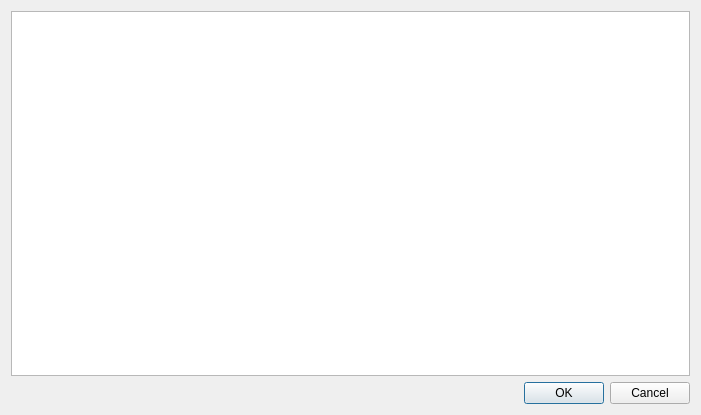
<?xml version="1.0" encoding="UTF-8"?>
<ui version="4.0">
 <class>DialogReferenceEditor</class>
 <widget class="QDialog" name="DialogReferenceEditor">
  <property name="geometry">
   <rect>
    <x>0</x>
    <y>0</y>
    <width>701</width>
    <height>415</height>
   </rect>
  </property>
  <property name="windowTitle">
   <string>Reference Editor</string>
  </property>
  <layout class="QGridLayout" name="gridLayout">
   <item row="0" column="0">
    <widget class="QTableWidget" name="tableWidget"/>
   </item>
   <item row="1" column="0">
    <widget class="QDialogButtonBox" name="buttonBox">
     <property name="orientation">
      <enum>Qt::Horizontal</enum>
     </property>
     <property name="standardButtons">
      <set>QDialogButtonBox::Cancel|QDialogButtonBox::Ok</set>
     </property>
    </widget>
   </item>
  </layout>
 </widget>
 <resources/>
 <connections>
  <connection>
   <sender>buttonBox</sender>
   <signal>accepted()</signal>
   <receiver>DialogReferenceEditor</receiver>
   <slot>accept()</slot>
   <hints>
    <hint type="sourcelabel">
     <x>248</x>
     <y>254</y>
    </hint>
    <hint type="destinationlabel">
     <x>157</x>
     <y>274</y>
    </hint>
   </hints>
  </connection>
  <connection>
   <sender>buttonBox</sender>
   <signal>rejected()</signal>
   <receiver>DialogReferenceEditor</receiver>
   <slot>reject()</slot>
   <hints>
    <hint type="sourcelabel">
     <x>316</x>
     <y>260</y>
    </hint>
    <hint type="destinationlabel">
     <x>286</x>
     <y>274</y>
    </hint>
   </hints>
  </connection>
 </connections>
</ui>
